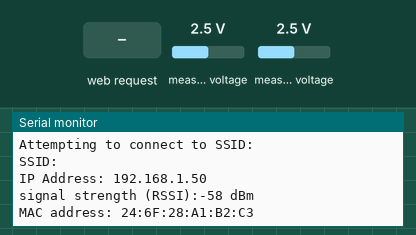
Bench run of a sketch on a simulated Arduino Uno R4 WiFi. Shown: the last lines printed to the serial monitor. The inputs (shaded band) are chosen by the test bench; at power-on: measured voltage 2.5 V. WiFi joins after 1.5 s; servers stay silent unless stated; not simulated (calls return 0 or success): arduino_secrets.h.

Above: at 12.7 s.
12.8 s: HTTP request GET /setTemp received
At 13.6 s:
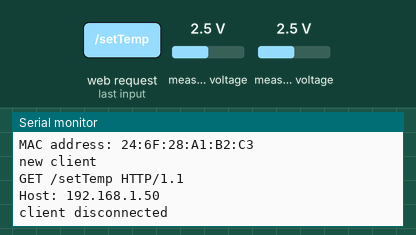
14.3 s: HTTP request GET /setTemp/low received
At 14.7 s:
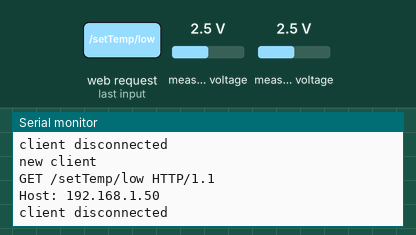
15.8 s: HTTP request GET /setTemp/high received
At 17.0 s:
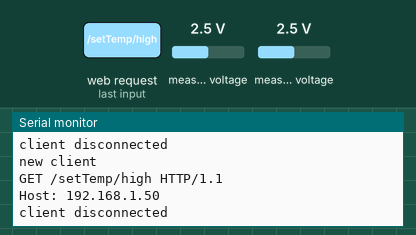
17.3 s: HTTP request GET /switchTempScale received
At 18.1 s:
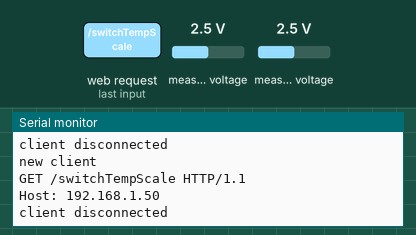
18.8 s: HTTP request GET /setTemp/low?temp= received
At 19.2 s:
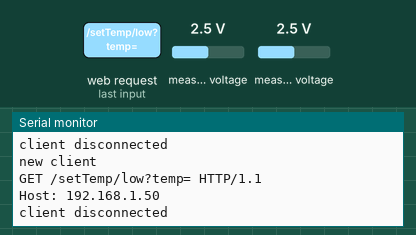
20.3 s: HTTP request GET /setTemp/high?temp= received
At 21.5 s:
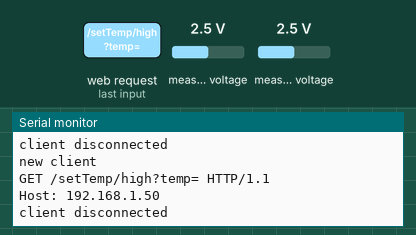

Measured:
- after the input at 12.8 s, the serial monitor: prints a new line at once (image 1)
- after the input at 14.3 s, the serial monitor: prints a new line at once (image 2)
- after the input at 15.8 s, the serial monitor: prints a new line at once (image 3)
- after the input at 17.3 s, the serial monitor: prints a new line at once (image 4)
- after the input at 18.8 s, the serial monitor: prints a new line at once (image 5)
- after the input at 20.3 s, the serial monitor: prints a new line at once (image 6)

The sketch:

fiery-briquette.ino
```cpp
#include <WiFiS3.h>
#include <Wire.h>
#include <Adafruit_ADS1X15.h>

#include "arduino_secrets.h"

char ssid[] = SECRET_SSID;
char pass[] = SECRET_PASS;
int keyIndex = 0;

int status = WL_IDLE_STATUS;

WiFiServer server(80);

Adafruit_ADS1115 ads;

int ThermistorPin = 0;
int supplyVoltPin = 1;
float volts0, supplyVolts;
int16_t adc0, adc1;
float RKnown = 98500;
float logRTherm, RTherm, T;
float c1 = 0.0007429767295319737, c2 = 0.00021170687252114286, c3 = 0.00000011425980418839938;

int dataIndex = 0;
const int DATA_SIZE = 11;
float supplyVoltsDataArr[DATA_SIZE];
float volts0DataArr[DATA_SIZE];
int16_t adc0DataArr[DATA_SIZE];
float RThermDataArr[DATA_SIZE];
float TDataArr[DATA_SIZE];

boolean tempInF = true;
float lowTempF = 200;
float lowTempC = (lowTempF - 32) / 1.8;
float highTempF = 325;
float highTempC = (highTempF - 32) / 1.8;

void setup() {
  // analogReadResolution(14);
  Serial.begin(9600);
  ads.begin();
  while (!Serial)
    ;

  if (WiFi.status() == WL_NO_MODULE) {
    Serial.println("Communication with WiFi module failed!");
    while (true)
      ;
  }

  String fv = WiFi.firmwareVersion();
  if (fv < WIFI_FIRMWARE_LATEST_VERSION) {
    Serial.println("Please upgrade the firmware");
  }

  while (status != WL_CONNECTED) {
    Serial.print("Attempting to connect to SSID: ");
    Serial.println(ssid);
    status = WiFi.begin(ssid, pass);
    delay(10000);
  }
  server.begin();
  printWifiStatus();
}

void getTemperature() {
  adc0 = ads.readADC_SingleEnded(ThermistorPin);
  adc1 = ads.readADC_SingleEnded(supplyVoltPin);
  volts0 = ads.computeVolts(adc0);
  supplyVolts = ads.computeVolts(adc1);
  RTherm = RKnown * (supplyVolts / volts0 - 1.0);
  logRTherm = log(RTherm);
  T = (1.0 / (c1 + c2 * logRTherm + c3 * logRTherm * logRTherm * logRTherm));
  T = T - 273.15;

  adc0DataArr[dataIndex] = adc0;
  volts0DataArr[dataIndex] = volts0;
  supplyVoltsDataArr[dataIndex] = supplyVolts;
  RThermDataArr[dataIndex] = RTherm;
  TDataArr[dataIndex] = T;
  dataIndex++;
  if (dataIndex >= DATA_SIZE) {
    dataIndex = 0;
  }
}

int sortAsc(const void *a, const void *b) {
  int x = *(const int *)a;
  int y = *(const int *)b;
  return x - y;
}

void webServer() {
  // Temp at the moment of reading is always wrong for some reason, so taking the median of the last several temps instead
  float tempCArr[DATA_SIZE];
  memcpy(tempCArr, TDataArr, sizeof(tempCArr));
  qsort(tempCArr, DATA_SIZE, sizeof(tempCArr[0]), sortAsc);

  float currentTempVal = tempCArr[(int)(DATA_SIZE / 2)];
  if (isnan(currentTempVal)) currentTempVal = 0;

  float lowTempVal = lowTempC;
  float highTempVal = highTempC;
  String currentTempLabel = String(currentTempVal, 2) + " &#8451;";
  String lowTempLabel = String(lowTempVal, 2) + " &#8451;";
  String highTempLabel = String(highTempVal, 2) + " &#8451;";

  if (tempInF) {
    currentTempVal = currentTempVal * 1.8 + 32.0;
    lowTempVal = lowTempF;
    highTempVal = highTempF;
    currentTempLabel = String(currentTempVal, 2) + " &#8457;";
    lowTempLabel = String(lowTempVal, 2) + " &#8457;";
    highTempLabel = String(highTempVal, 2) + " &#8457;";
  }

  boolean tooCold = false;
  boolean tooHot = false;
  if (currentTempVal < lowTempVal) {
    tooCold = true;
  } else if (currentTempVal > highTempVal) {
    tooHot = true;
  }

  WiFiClient client = server.available();
  if (client) {
    Serial.println("new client");
    const unsigned long REQUEST_TIMEOUT = 3000;
    unsigned long lastDataTime = millis();
    boolean requestComplete = false;
    String currentLine = "";

    while (client.connected() && !requestComplete && millis() - lastDataTime < REQUEST_TIMEOUT) {
      if (client.available()) {
        char c = client.read();
        Serial.write(c);
        lastDataTime = millis();

        if (c == '\n' && currentLine.length() == 0) {
          requestComplete = true;
          break;
        }
        if (c == '\n') {
          currentLine = "";
        } else if (c != '\r') {
          currentLine += c;
        }

        if (currentLine.startsWith("GET /setTemp")) {
          String tempStr = extractHeaderParam(currentLine, "temp");
          float temp = tempStr.toFloat();

          if (currentLine.startsWith("GET /setTemp/low")) {
            setLowTemp(temp);
          } else if (currentLine.startsWith("GET /setTemp/high")) {
            setHighTemp(temp);
          }
        } else if (currentLine.startsWith("GET /switchTempScale")) {
          tempInF = !tempInF;
        }
      }
    }

    if (requestComplete) {
      client.println("HTTP/1.1 200 OK");
      client.println("Content-Type: text/html");
      client.println("Connection: close");
      client.println("Refresh: 60");
      client.println();
      client.print(R"rawliteral(
            <!DOCTYPE html>
            <html>
              <head>
                <style>
                  .hidden {
                    visibility: hidden;
                  }
                  button {
                    background: rgb(255, 248, 180);
                    cursor: pointer;
                  }
                  button:hover {
                    background: rgb(255, 252, 216);
                  }
                  button:active {
                    background: rgb(255, 236, 62);
                  }
                  #page-title {
                    text-align: center;
                    font-size: 6em;
                  }
                  .temp-display {
                    display: flex;
                    flex-direction: column;
                    align-items: center;
                    justify-content: center;
                    padding: 1em;
                  }
                  .temp-box {
                    display: inline;
                    text-align: center;
                    font-size: 4em;
                    font-weight: bold;
                    color: white;
                    background: rgb(255, 205, 41);
                    border: 0.15em solid black;
                    border-radius: 0.75em;
                    padding: 0.5em;
                    text-shadow: 2px 2px 2px black;
                  }
                  .too-cold {
                    background: rgb(0, 140, 255);
                  }
                  .too-hot {
                    background: rgb(253, 46, 19);
                  }
                  .temp-warning {
                    display: flex;
                    align-items: center;
                    margin: 0.5em;
                    color: red;
                    font-weight: bold;
                    font-size: 2em;
                  }
                  .switch-temp-scale {
                    position: absolute;
                    bottom: 1em;
                    left: 1em;
                    display: flex;
                    flex-direction: column;
                    text-align: center;
                    text-decoration: none;
                    color: black;
                    font-size: 3em;
                    padding: 0.5em;
                    border-radius: 1.5em;
                    background: rgb(255, 248, 180);
                    cursor: pointer;
                  }
                  :has(> .temp-range) {
                    display: flex;
                    justify-content: center;
                  }
                  .temp-range {
                    display: flex;
                    align-items: center;
                    gap: 1em;
                    width: 95%;
                  }
                  .temp-range-label {
                    display: flex;
                    flex-direction: column;
                    justify-content: center;
                    align-items: center;
                  }
                  .temp-range-label span {
                    font-size: 3em;
                  }
                  .temp-range-label button {
                    font-size: 2.5em;
                    padding: 0.25em;
                    border-radius: 1em;
                    background: rgb(255, 248, 180);
                    width: 5em;
                  }
                  .temp-range-line {
                    position: relative;
                    flex: 1;
                    height: 0.25em;
                    background: #888;
                  }
                  .temp-range-marker {
                    position: absolute;
                    top: 50%;
                    width: 0.5em;
                    height: 2.5em;
                    background: #0d9488;
                    transform: translate(-50%, -50%);
      )rawliteral");
      client.print("left: ");
      client.print(max(0, min(100, (currentTempVal - lowTempVal) / (highTempVal - lowTempVal) * 100)));
      client.print("%;");
      client.print(R"rawliteral(
                  }
                </style>
              </head>
              <body>
                <h1 id="page-title">Fiery Briquette</h1>
                <div class="temp-display">
      )rawliteral");

      client.print("<div class=\"temp-box ");
      if (tooCold) {
        client.print("too-cold");
      } else if (tooHot) {
        client.print("too-hot");
      }
      client.print("\">");
      client.print(currentTempLabel);
      client.print("</div>");

      if (tooCold) {
        client.print("<div class=\"temp-warning\"><span>Temperature is too cold!</span></div>");
      } else if (tooHot) {
        client.print("<div class=\"temp-warning\"><span>Temperature is too hot!</span></div>");
      } else {
        client.print("<div class=\"temp-warning hidden\"><span>Temperature is within limits</span></div>");
      }
      client.print("</div>");

      client.print("<div>");
      client.print("<div class=\"temp-range\">");
      client.print("<div class=\"temp-range-label\">");
      client.print("<span>");
      client.print(lowTempLabel);
      client.print("</span>");
      client.print("<button onclick=\"setLow()\">Set Low</button>");
      client.print("</div>");
      client.print("<div class=\"temp-range-line\">");
      client.print("<div class=\"temp-range-marker\"></div>");
      client.print("</div>");
      client.print("<div class=\"temp-range-label\">");
      client.print("<span>");
      client.print(highTempLabel);
      client.print("</span>");
      client.print("<button onclick=\"setHigh()\">Set High</button>");
      client.print("</div>");
      client.print("</div>");
      client.print("</div>");

      client.print("<button onclick=\"switchTempScale()\" class=\"switch-temp-scale\"><span>Use ");
      if (tempInF) {
        client.print("&#8451;");
      } else {
        client.print("&#8457;");
      }
      client.print("</span></button>");

      client.print(R"rawliteral(
                <script>
                  async function setLow() {
      )rawliteral");
      if (tempInF) {
        client.print("const temp = prompt(\"Enter low temperature limit in Fahrenheit:\", ");
      } else {
        client.print("const temp = prompt(\"Enter low temperature limit in Celsius:\", ");
      }
      client.print(lowTempVal);
      client.print(");");
      client.print(R"rawliteral(
                    if (temp !== null && temp.trim() !== "") {
                      if (isNaN(parseFloat(temp))) {
                        alert("Please enter the limit as a number.");
                        return;
                      }
                      await fetch("/setTemp/low?temp=" + encodeURIComponent(temp));
                      location.reload();
                    }
                  }

                  async function setHigh() {
      )rawliteral");
      if (tempInF) {
        client.print("const temp = prompt(\"Enter high temperature limit in Fahrenheit:\", ");
      } else {
        client.print("const temp = prompt(\"Enter high temperature limit in Celsius:\", ");
      }
      client.print(highTempVal);
      client.print(");");
      client.print(R"rawliteral(
                    if (temp !== null && temp.trim() !== "") {
                      if (isNaN(parseFloat(temp))) {
                        alert("Please enter the limit as a number.");
                        return;
                      }
                      await fetch("/setTemp/high?temp=" + encodeURIComponent(temp));
                      location.reload();
                    }
                  }
                  async function switchTempScale() {
                    await fetch("/switchTempScale");
                    location.reload();
                  }
                </script>
      )rawliteral");

      // Keeping this in for future debugging
      // for (int i = 0; i < DATA_SIZE; i++) {
      //   client.print("<p>ADC raw: ");
      //   client.print(adc0DataArr[i]);
      //   client.print(" ADC voltage: ");
      //   client.print(volts0DataArr[i], 5);
      //   client.print(" Supply voltage: ");
      //   client.print(supplyVoltsDataArr[i], 5);
      //   client.print(" Thermistor resistance: ");
      //   client.print(RThermDataArr[i], 1);
      //   client.print(" Temperature C: ");
      //   client.print(TDataArr[i], 2);
      //   client.print("</p>");
      // }

      client.print(R"rawliteral(
              </body>
            </html>
      )rawliteral");
    } else {
      Serial.println("\nRequest timed out or client disconnected");
    }

    delay(1);  // give the web browser time to receive the data

    client.stop();
    Serial.println("client disconnected");
  }
}

void printWifiStatus() {
  Serial.print("SSID: ");
  Serial.println(WiFi.SSID());

  IPAddress ip = WiFi.localIP();
  Serial.print("IP Address: ");
  Serial.println(ip);

  long rssi = WiFi.RSSI();
  Serial.print("signal strength (RSSI):");
  Serial.print(rssi);
  Serial.println(" dBm");

  byte mac[6];
  WiFi.macAddress(mac);
  Serial.print("MAC address: ");
  printMacAddress(mac);
}

void printMacAddress(byte mac[]) {
  for (int i = 0; i < 6; i++) {
    if (i > 0) {
      Serial.print(":");
    }
    if (mac[i] < 16) {
      Serial.print("0");
    }
    Serial.print(mac[i], HEX);
  }
  Serial.println();
}

void loop() {
  getTemperature();
  webServer();
}

void setLowTemp(float newTemp) {
  if (tempInF) {
    lowTempF = newTemp;
    lowTempC = (lowTempF - 32) / 1.8;
  } else {
    lowTempC = newTemp;
    lowTempF = lowTempC * 1.8 + 32;
  }
}

void setHighTemp(float newTemp) {
  if (tempInF) {
    highTempF = newTemp;
    highTempC = (highTempF - 32) / 1.8;
  } else {
    highTempC = newTemp;
    highTempF = highTempC * 1.8 + 32;
  }
}

String extractHeaderParam(String request, String param) {
  int start = request.indexOf('?');
  if (start == -1) return "";

  int end = request.indexOf(' ', start + 1);
  if (end == -1) return "";

  String strParams = request.substring(start + 1, end);

  start = strParams.indexOf(param + "=") + param.length() + 1;
  if (start == -1) return "";

  end = strParams.indexOf("&", start);
  if (end == -1) end = strParams.length();

  return urlDecode(strParams.substring(start, end));
}

String urlDecode(String input) {
  String result;
  char c;
  char hex[3] = { 0, 0, 0 };

  for (int i = 0; i < input.length(); i++) {
    c = input.charAt(i);

    if (c == '+') {
      result += ' ';
    } else if (c == '%' && i + 2 < input.length()) {
      hex[0] = input.charAt(i + 1);
      hex[1] = input.charAt(i + 2);

      result += (char)strtol(hex, nullptr, 16);
      i += 2;
    } else {
      result += c;
    }
  }

  return result;
}
```
